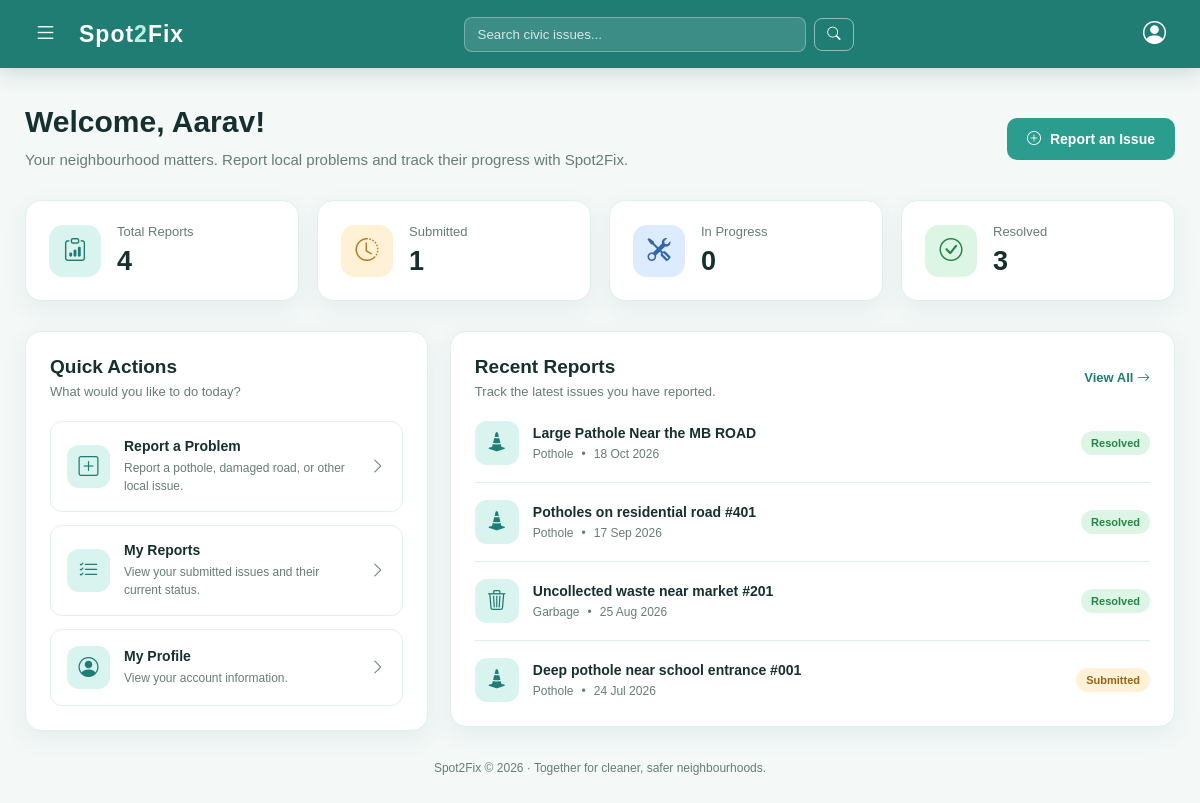
The app's page /citizen/dashboard/ (signed in) with its own data.
### app1/models.py (models this page shows, shortened)
class Issue(models.Model):
    CATEGORY_CHOICES = [
        ('pothole', 'Pothole'),
        ('damaged_road', 'Damaged Road'),
        ('waterlogging', 'Waterlogging'),
        ('garbage', 'Garbage'),
        ('other', 'Other'),
    ]
    STATUS_CHOICES = [
        ('submitted', 'Submitted'),
        ('under_review', 'Under Review'),
        ('in_progress', 'In Progress'),
        ('resolved', 'Resolved'),
    ]
    PRIORITY_CHOICES = [
        ('low', 'Low'),
        ('medium', 'Medium'),
        ('high', 'High'),
    ]
    user = models.ForeignKey(
        User, on_delete=models.CASCADE, related_name='issues'
    )
    title = models.CharField(max_length=200)
    description = models.TextField()
    category = models.CharField(
        max_length=30, choices=CATEGORY_CHOICES
    )
    photo = models.ImageField(upload_to='issues/', blank=True, null=True)
    latitude = models.FloatField(blank=True, null=True)
    longitude = models.FloatField(blank=True, null=True)
    priority = models.CharField(
        max_length=10, choices=PRIORITY_CHOICES, default='medium'
    )
    status = models.CharField(
        max_length=20, choices=STATUS_CHOICES, default='submitted'
    )
    created_at = models.DateTimeField(auto_now_add=True)

### app1/views.py (the view)
# urls.py: path('citizen/dashboard/', views.citizen_dashboard, name='citizen_dashboard'),
@login_required
def citizen_dashboard(request):
    try:
        role = request.user.profile.role
    except Profile.DoesNotExist:
        logout(request)
        return redirect("loginuser")
    issues = Issue.objects.filter(
        user=request.user
    ).order_by("-created_at")
    status_counts = {
        "submitted": issues.filter(status="submitted").count(),
        "under_review": issues.filter(status="under_review").count(),
        "in_progress": issues.filter(status="in_progress").count(),
        "resolved": issues.filter(status="resolved").count(),
    }
    context = {
        "total_issues": issues.count(),
        "status_counts": status_counts,
        "recent_issues": issues[:5],
    }
    return render(
        request,
        "project1/citizen_dashboard.html",
        context
    )

### app1/templates/project1/citizen_dashboard.html (shortened to what this page needs)
{% load static %}
<!DOCTYPE html>
<html lang="en">
<head>
    <link rel="stylesheet"
          href="https://cdn.jsdelivr.net/npm/bootstrap-icons@1.11.3/font/bootstrap-icons.min.css">
</head>
<body>
    {% include 'project1/navbar.html' %}
    <main class="dashboard-container">
        <section class="welcome-section">
            <div class="welcome-text">
                <h1>
                    Welcome, {{ request.user.first_name|default:request.user.username }}!
                </h1>
                <p>
                    Your neighbourhood matters. Report local problems and track their progress with Spot2Fix.
                </p>
            </div>
            <a href="{% url 'report_issue' %}" class="primary-btn">
                <i class="bi bi-plus-circle"></i>
                Report an Issue
            </a>
        </section>
        <section class="stats-grid">
            <div class="stat-card">
                <div class="stat-icon icon-total">
                    <i class="bi bi-clipboard-data"></i>
                </div>
                <div class="stat-info">
                    <p>Total Reports</p>
                    <h2>{{ total_issues|default:0 }}</h2>
                </div>
            </div>
            <div class="stat-card">
                <div class="stat-icon icon-submitted">
                    <i class="bi bi-clock-history"></i>
                </div>
                <div class="stat-info">
                    <p>Submitted</p>
                    <h2>{{ status_counts.submitted|default:0 }}</h2>
                </div>
            </div>
            <div class="stat-card">
                <div class="stat-icon icon-progress">
                    <i class="bi bi-tools"></i>
                </div>
                <div class="stat-info">
                    <p>In Progress</p>
                    <h2>{{ status_counts.in_progress|default:0 }}</h2>
                </div>
            </div>
            <div class="stat-card">
                <div class="stat-icon icon-resolved">
                    <i class="bi bi-check-circle"></i>
                </div>
                <div class="stat-info">
                    <p>Resolved</p>
                    <h2>{{ status_counts.resolved|default:0 }}</h2>
                </div>
            </div>
        </section>
        <section class="content-grid">
            <div class="section-card">
                <div class="section-heading">
                    <div>
                        <h2>Quick Actions</h2>
                        <p>What would you like to do today?</p>
                    </div>
                </div>
                <div class="action-list">
                    <a href="{% url 'report_issue' %}" class="action-link">
                        <div class="action-icon">
                            <i class="bi bi-plus-square"></i>
                        </div>
                        <div class="action-details">
                            <h3>Report a Problem</h3>
                            <p>Report a pothole, damaged road, or other local issue.</p>
                        </div>
                        <i class="bi bi-chevron-right action-arrow"></i>
                    </a>
                    <a href="{% url 'my_issues' %}" class="action-link">
                        <div class="action-icon">
                            <i class="bi bi-list-check"></i>
                        </div>
                        <div class="action-details">
                            <h3>My Reports</h3>
                            <p>View your submitted issues and their current status.</p>
                        </div>
                        <i class="bi bi-chevron-right action-arrow"></i>
                    </a>
                    <a href="{% url 'profile' %}" class="action-link">
                        <div class="action-icon">
                            <i class="bi bi-person-circle"></i>
                        </div>
                        <div class="action-details">
                            <h3>My Profile</h3>
                            <p>View your account information.</p>
                        </div>
                        <i class="bi bi-chevron-right action-arrow"></i>
                    </a>
                </div>
            </div>
            <div class="section-card">
                <div class="section-heading">
                    <div>
                        <h2>Recent Reports</h2>
                        <p>Track the latest issues you have reported.</p>
                    </div>
                    <a href="{% url 'my_issues' %}" class="view-all">
                        View All <i class="bi bi-arrow-right"></i>
                    </a>
                </div>
                {% if recent_issues %}
                    <div class="issue-list">
                        {% for issue in recent_issues %}
                            <div class="issue-item">
                                <div class="issue-icon">
                                    {% if issue.category == 'pothole' %}
                                        <i class="bi bi-cone-striped"></i>
                                    {% elif issue.category == 'damaged_road' %}
                                        <i class="bi bi-cone"></i>
                                    {% elif issue.category == 'waterlogging' %}
                                        <i class="bi bi-droplet"></i>
                                    {% elif issue.category == 'garbage' %}
                                        <i class="bi bi-trash3"></i>
                                    {% else %}
                                        <i class="bi bi-exclamation-circle"></i>
                                    {% endif %}
                                </div>
                                <div class="issue-details">
                                    <h3>{{ issue.title }}</h3>
                                    <div class="issue-meta">
                                        <span>{{ issue.get_category_display }}</span>
                                        <span>•</span>
                                        <span>{{ issue.created_at|date:"d M Y" }}</span>
                                    </div>
                                </div>
                                <span class="status status-{{ issue.status }}">
                                    {{ issue.get_status_display }}
                                </span>
                            </div>
                        {% endfor %}
                    </div>
                {% endif %}
            </div>
        </section>
        <footer class="dashboard-footer">
            <p>Spot2Fix &copy; {% now "Y" %} · Together for cleaner, safer neighbourhoods.</p>
        </footer>
    </main>
</body>
</html>

### app1/templates/project1/citizen_dashboard.html (style rules this page uses)
:root { --sf-teal: #2A9D8F; --sf-dark: #207D73; --sf-light: #D9F3EF; --sf-white: #FFFFFF; --sf-text: #16302D; --sf-bg: #F4F8F7; --sf-muted: #687C77; --sf-border: #E1EFEC; --sf-shadow: 0 8px 24px rgba(32, 125, 115, 0.08); }
* { margin: 0; padding: 0; box-sizing: border-box; }
body { font-family: Arial, Helvetica, sans-serif; background: var(--sf-bg); color: var(--sf-text); }
.dashboard-container { max-width: 1250px; margin: 0 auto; padding: 105px 25px 40px; }
.welcome-section { display: flex; justify-content: space-between; align-items: center; gap: 20px; flex-wrap: wrap; margin-bottom: 28px; }
.welcome-text h1 { font-size: 30px; margin-bottom: 9px; color: var(--sf-text); }
.welcome-text p { color: var(--sf-muted); font-size: 15px; line-height: 1.6; }
.primary-btn { display: inline-flex; align-items: center; justify-content: center; gap: 9px; padding: 13px 20px; background: var(--sf-teal); color: white; text-decoration: none; border-radius: 10px; font-weight: 600; font-size: 14px; border: none; transition: 0.2s ease; }
.stats-grid { display: grid; grid-template-columns: repeat(4, minmax(0, 1fr)); gap: 18px; margin-bottom: 30px; }
.stat-card { background: var(--sf-white); padding: 23px; border: 1px solid var(--sf-border); border-radius: 16px; box-shadow: var(--sf-shadow); display: flex; align-items: center; gap: 16px; min-width: 0; }
.stat-icon { width: 52px; height: 52px; flex-shrink: 0; border-radius: 14px; display: flex; align-items: center; justify-content: center; font-size: 23px; }
.icon-total { background: #D9F3EF; color: #207D73; }
.icon-submitted { background: #FFF1D6; color: #B7791F; }
.icon-progress { background: #DDEBFF; color: #3267A8; }
.icon-resolved { background: #DDF5E4; color: #278449; }
.stat-info p { font-size: 13px; color: var(--sf-muted); margin-bottom: 7px; }
.stat-info h2 { font-size: 27px; font-weight: 700; }
.content-grid { display: grid; grid-template-columns: 1fr 1.8fr; gap: 22px; align-items: start; }
.section-card { background: var(--sf-white); border: 1px solid var(--sf-border); border-radius: 16px; padding: 24px; box-shadow: var(--sf-shadow); min-width: 0; }
.section-heading { display: flex; align-items: center; justify-content: space-between; gap: 12px; margin-bottom: 22px; }
.section-heading h2 { font-size: 19px; }
.section-heading p { color: var(--sf-muted); font-size: 13px; margin-top: 6px; }
.action-list { display: flex; flex-direction: column; gap: 13px; }
.action-link { display: flex; align-items: center; gap: 14px; padding: 16px; border: 1px solid var(--sf-border); border-radius: 12px; text-decoration: none; color: var(--sf-text); transition: 0.2s ease; }
.action-icon { width: 43px; height: 43px; flex-shrink: 0; display: flex; align-items: center; justify-content: center; background: var(--sf-light); color: var(--sf-dark); font-size: 20px; border-radius: 12px; }
.action-details { flex: 1; min-width: 0; }
.action-details h3 { font-size: 14px; margin-bottom: 5px; }
.action-details p { color: var(--sf-muted); font-size: 12px; line-height: 1.5; }
.action-arrow { color: var(--sf-muted); }
.view-all { color: var(--sf-dark); text-decoration: none; font-size: 13px; font-weight: 600; white-space: nowrap; }
.issue-list { display: flex; flex-direction: column; }
.issue-item { display: flex; align-items: center; gap: 14px; padding: 17px 0; border-bottom: 1px solid var(--sf-border); }
.issue-item:first-child { padding-top: 0; }
.issue-item:last-child { border-bottom: none; padding-bottom: 0; }
.issue-icon { width: 44px; height: 44px; flex-shrink: 0; display: flex; align-items: center; justify-content: center; background: var(--sf-light); color: var(--sf-dark); border-radius: 12px; font-size: 20px; }
.issue-details { flex: 1; min-width: 0; }
.issue-details h3 { font-size: 14px; margin-bottom: 6px; overflow-wrap: anywhere; }
.issue-meta { display: flex; gap: 8px; flex-wrap: wrap; align-items: center; color: var(--sf-muted); font-size: 12px; }
.status { display: inline-block; padding: 6px 10px; border-radius: 20px; font-size: 11px; font-weight: 700; white-space: nowrap; }
.status-submitted { background: #FFF1D6; color: #956515; }
.status-resolved { background: #DDF5E4; color: #278449; }
.dashboard-footer { text-align: center; color: var(--sf-muted); font-size: 12px; padding-top: 30px; }

### app1/templates/project1/navbar.html (style rules this page uses)
:root { --sf-teal: #2A9D8F; --sf-dark: #207D73; --sf-light: #D9F3EF; --sf-hover: rgba(255, 255, 255, 0.15); --sf-white: #FFFFFF; --sf-text: #16302D; }

### records on screen
Issue: title "Large Pathole Near the MB ROAD", category "Pothole", created_at "18 Oct 2026", status "Resolved"
Issue: title "Potholes on residential road #401", category "Pothole", created_at "17 Sep 2026", status "Resolved"
Issue: title "Uncollected waste near market #201", category "Garbage", created_at "25 Aug 2026", status "Resolved"
Issue: title "Deep pothole near school entrance #001", category "Pothole", created_at "24 Jul 2026", status "Submitted"

### other values on screen
{{ request.user.first_name|default:request.user.username }} "Aarav"
{{ total_issues|default:0 }} "4"
{{ status_counts.submitted|default:0 }} "1"
{{ status_counts.in_progress|default:0 }} "0"
{{ status_counts.resolved|default:0 }} "3"
